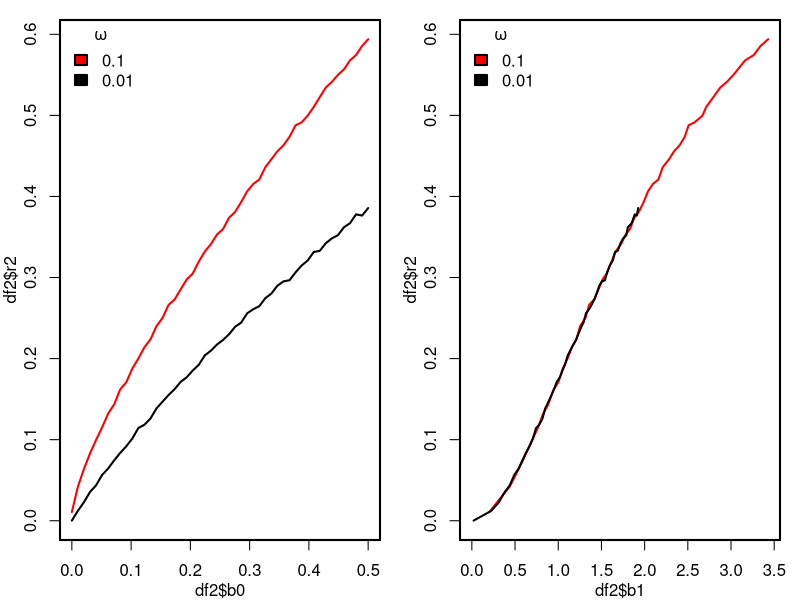

Write the R code that produced this figure.
##hold IMV constant
f<-function(b0,omega=0.01) {
    getp<-function(a) { #see eqn 7. this identies the isomorphic coin
        f<-function(p,a) abs(p*log(p)+(1-p)*log(1-p)-log(a))
        nlminb(.5,f,lower=0.001,upper=.999,a=a)$par
    }
    a<-1/(1+exp(-b0))
    w0<-getp(a)
    w1<-omega*w0+w0
    ##
    getp.inv<-function(p) { #see eqn 7. this identies the isomorphic coin
        f<-function(a,p) abs(p*log(p)+(1-p)*log(1-p)-log(a))
        nlminb(.5,f,lower=0.5,upper=.999,p=p)$par
    }
    a1<-getp.inv(w1)
    x<-rnorm(100000)
    ##
    llpart<-function(b1,a1,x) {
        p<-1/(1+exp(-1*(b0+b1*x)))
        l<-p*log(p)+(1-p)*log(1-p)
        abs(log(a1)-mean(l))
    }
    ## llp<-list()
    ## for (b1 in seq(0,1,length.out=25)) llp[[as.character(b1)]]<-llpart(b1,a1=a1,x=x)
    ## plot(seq(0,1,length.out=25),unlist(llp))
    b1<-optim(0,llpart,lower=0,upper=10,a1=a1,x=x,method="Brent")$par
    ##
    p<-1/(1+exp(-1*(b0+b1*x)))
    y<-rbinom(length(x),1,p)
    #r2<-cor(y,x)^2
    r2<-1-sum((y-p)^2)/sum((y-1/(1+exp(-b0)))^2)
    ##
    c(omega=omega,prev=a,b0=b0,b1=b1,r2=r2)
}
L<-list()
for (b0 in seq(0,.5,length.out=50)) L[[as.character(b0)]]<-f(b0,omega=0.01)
df1<-data.frame(do.call("rbind",L))
L<-list()
for (b0 in seq(0,.5,length.out=50)) L[[as.character(b0)]]<-f(b0,omega=.1)
df2<-data.frame(do.call("rbind",L))

pdf("/home/bd/Dropbox/Apps/Overleaf/BinaryPrediction/omega_r2.pdf",width=6,height=3)
yl<-max(c(df1$r2,df2$r2))
par(mfrow=c(1,2),mar=c(3,3,1,1),mgp=c(2,1,0),lwd=2)
#plot(df2$prev,df2$b1,type='l',col='red')
#lines(df1$prev,df1$b1,col='black')
plot(df2$b0,df2$r2,type='l',col='red',lwd=2,ylim=c(0,yl))
lines(df1$b0,df1$r2,col='black',lwd=2)
legend("topleft",title=expression(omega),legend=c(unique(df2$omega),unique(df1$omega)),fill=c("red","black"),bty='n')
##
plot(df2$b1,df2$r2,type='l',col='red',lwd=2,xlim=c(0,max(c(df1$b1,df2$b1))),ylim=c(0,yl))
lines(df1$b1,df1$r2,col='black',lwd=2)
legend("topleft",title=expression(omega),legend=c(unique(df2$omega),unique(df1$omega)),fill=c("red","black"),bty='n')
dev.off()

